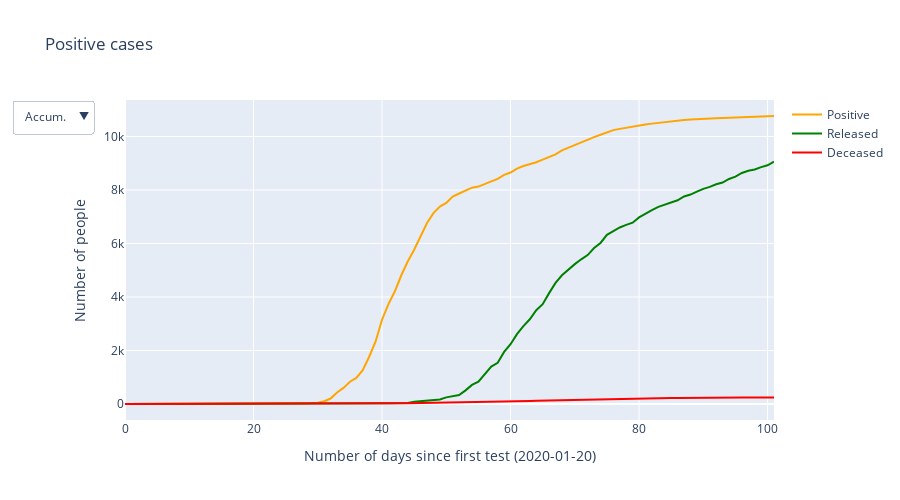

Notebook source saved alongside this figure:
### Markdown cell above
Okay, let's talk about what can be seen by the plot above:
* Right before day 40, it seems as if the government started to do some mass testing on the population. Can you see how the numbers for daily tested show a jump?!
* Also, as expected, most people test negative, which is great news.

But what about those who tested positive? Let's look at those in more detail:

### Code cell
layout = go.Layout(
    title_text = "Positive cases",
    yaxis_title="Number of people",
    xaxis_title='Number of days since first test ({:})'.format(timedf.date.min().date()),
    width=900, 
    height=500, hovermode='x unified'
)

fig = go.Figure(layout=layout)

fig.add_trace(go.Scatter(x = timedf.days_since0, y = timedf.confirmed, name = "Positive",
                        line=dict(color='orange', width=2)))
fig.add_trace(go.Scatter(x = timedf.days_since0, y = timedf.released, name = "Released",
                        line=dict(color='green', width=2)))
fig.add_trace(go.Scatter(x = timedf.days_since0, y = timedf.deceased, name = "Deceased",
                        line=dict(color='red', width=2)))

fig.add_trace(go.Scatter(x = timedf.days_since0, y = timedf.conf_on_day, name = "Positive", visible = False,
                        line=dict(color='orange', width=2)))
fig.add_trace(go.Scatter(x = timedf.days_since0, y = timedf.rel_on_day, name = "Released", visible = False,
                        line=dict(color='green', width=2)))  
fig.add_trace(go.Scatter(x = timedf.days_since0, y = timedf.dec_on_day, name = "Deceased", visible = False,
                        line=dict(color='red', width=2)))   
    
fig.update_layout(
    updatemenus=[go.layout.Updatemenu(
        active=0,
        buttons=list(
            [dict(label = 'Accum.',
                  method = 'update',
                  args = [{'visible': [True, True, True, False, False, False]},
                          {'title': 'Cumulative positive cases',
                           'showlegend':True}]),
             dict(label = 'Daily',
                  method = 'update',
                  args = [{'visible': [False, False, False, True, True, True]},
                          {'title': 'Daily positive cases',
                           'showlegend':True}]),
            ])
        )
    ])

fig.show()

### Figure 1 — Plotly figure (JSON) as saved in the notebook; plotly's stock layout.template omitted (floating-point values rounded to 4 significant figures)
{"data": [{"line": {"color": "orange", "width": 2}, "name": "Positive", "type": "scatter", "x": [0, 1, 2, 3, 4, 5, 6, 7, 8, 9, 10, 11, 12, 13, 14, 15, 16, 17, 18, 19, 20, 21, 22, 23, 24, 25, 26, 27, 28, 29, 30, 31, 32, 33, 34, 35, 36, 37, 38, 39, 40, 41, 42, 43, 44, 45, 46, 47, 48, 49, 50, 51, 52, 53, 54, 55, 56, 57, 58, 59, 60, 61, 62, 63, 64, 65, 66, 67, 68, 69, 70, 71, 72, 73, 74, 75, 76, 77, 78, 79, 80, 81, 82, 83, 84, 85, 86, 87, 88, 89, 90, 91, 92, 93, 94, 95, 96, 97, 98, 99, 100, 101], "y": [1, 1, 1, 1, 2, 2, 3, 4, 4, 4, 6, 11, 12, 15, 15, 16, 18, 23, 24, 24, 27, 27, 28, 28, 28, 28, 28, 29, 30, 31, 51, 104, 204, 433, 602, 833, 977, 1261, 1766, 2337, 3150, 3736, 4212, 4812, 5328, 5766, 6284, 6767, 7134, 7382, 7513, 7755, 7869, 7979, 8086, 8126, 8236, 8320, 8413, 8565, 8652, 8799, 8897, 8961, 9037, 9137, 9241, 9332, 9478, 9583, 9661, 9786, 9887, 9976, 10062, 10156, 10237, 10284, 10331, 10384, 10423, 10450, 10480, 10512, 10537, 10564, 10591, 10613, 10635, 10653, 10661, 10674, 10683, 10694, 10702, 10708, 10718, 10728, 10738, 10752, 10761, 10765]}, {"line": {"color": "green", "width": 2}, "name": "Released", "type": "scatter", "x": [0, 1, 2, 3, 4, 5, 6, 7, 8, 9, 10, 11, 12, 13, 14, 15, 16, 17, 18, 19, 20, 21, 22, 23, 24, 25, 26, 27, 28, 29, 30, 31, 32, 33, 34, 35, 36, 37, 38, 39, 40, 41, 42, 43, 44, 45, 46, 47, 48, 49, 50, 51, 52, 53, 54, 55, 56, 57, 58, 59, 60, 61, 62, 63, 64, 65, 66, 67, 68, 69, 70, 71, 72, 73, 74, 75, 76, 77, 78, 79, 80, 81, 82, 83, 84, 85, 86, 87, 88, 89, 90, 91, 92, 93, 94, 95, 96, 97, 98, 99, 100, 101], "y": [0, 0, 0, 0, 0, 0, 0, 0, 0, 0, 0, 0, 0, 0, 0, 0, 1, 2, 2, 2, 3, 4, 4, 7, 7, 7, 9, 9, 10, 12, 16, 16, 17, 18, 18, 24, 24, 24, 26, 27, 28, 30, 31, 34, 41, 88, 108, 118, 130, 166, 247, 288, 333, 510, 714, 834, 1137, 1401, 1540, 1947, 2233, 2612, 2909, 3166, 3507, 3730, 4144, 4528, 4811, 5033, 5228, 5408, 5567, 5828, 6021, 6325, 6463, 6598, 6694, 6776, 6973, 7117, 7243, 7368, 7447, 7534, 7616, 7757, 7829, 7937, 8042, 8114, 8213, 8277, 8411, 8501, 8635, 8717, 8764, 8854, 8922, 9059]}, {"line": {"color": "red", "width": 2}, "name": "Deceased", "type": "scatter", "x": [0, 1, 2, 3, 4, 5, 6, 7, 8, 9, 10, 11, 12, 13, 14, 15, 16, 17, 18, 19, 20, 21, 22, 23, 24, 25, 26, 27, 28, 29, 30, 31, 32, 33, 34, 35, 36, 37, 38, 39, 40, 41, 42, 43, 44, 45, 46, 47, 48, 49, 50, 51, 52, 53, 54, 55, 56, 57, 58, 59, 60, 61, 62, 63, 64, 65, 66, 67, 68, 69, 70, 71, 72, 73, 74, 75, 76, 77, 78, 79, 80, 81, 82, 83, 84, 85, 86, 87, 88, 89, 90, 91, 92, 93, 94, 95, 96, 97, 98, 99, 100, 101], "y": [0, 0, 0, 0, 0, 0, 0, 0, 0, 0, 0, 0, 0, 0, 0, 0, 0, 0, 0, 0, 0, 0, 0, 0, 0, 0, 0, 0, 0, 0, 0, 1, 2, 2, 6, 8, 12, 12, 13, 13, 17, 18, 22, 28, 32, 35, 42, 44, 50, 51, 54, 60, 66, 67, 72, 75, 75, 81, 84, 91, 94, 102, 104, 111, 120, 126, 131, 139, 144, 152, 158, 162, 165, 169, 174, 177, 183, 186, 192, 200, 204, 208, 211, 214, 217, 222, 225, 229, 230, 232, 234, 236, 237, 238, 240, 240, 240, 242, 243, 244, 246, 247]}, {"line": {"color": "orange", "width": 2}, "name": "Positive", "type": "scatter", "visible": false, "x": [0, 1, 2, 3, 4, 5, 6, 7, 8, 9, 10, 11, 12, 13, 14, 15, 16, 17, 18, 19, 20, 21, 22, 23, 24, 25, 26, 27, 28, 29, 30, 31, 32, 33, 34, 35, 36, 37, 38, 39, 40, 41, 42, 43, 44, 45, 46, 47, 48, 49, 50, 51, 52, 53, 54, 55, 56, 57, 58, 59, 60, 61, 62, 63, 64, 65, 66, 67, 68, 69, 70, 71, 72, 73, 74, 75, 76, 77, 78, 79, 80, 81, 82, 83, 84, 85, 86, 87, 88, 89, 90, 91, 92, 93, 94, 95, 96, 97, 98, 99, 100, 101], "y": [1, 0, 0, 0, 1, 0, 1, 1, 0, 0, 2, 5, 1, 3, 0, 1, 2, 5, 1, 0, 3, 0, 1, 0, 0, 0, 0, 1, 1, 1, 20, 53, 100, 229, 169, 231, 144, 284, 505, 571, 813, 586, 476, 600, 516, 438, 518, 483, 367, 248, 131, 242, 114, 110, 107, 40, 110, 84, 93, 152, 87, 147, 98, 64, 76, 100, 104, 91, 146, 105, 78, 125, 101, 89, 86, 94, 81, 47, 47, 53, 39, 27, 30, 32, 25, 27, 27, 22, 22, 18, 8, 13, 9, 11, 8, 6, 10, 10, 10, 14, 9, 4]}, {"line": {"color": "green", "width": 2}, "name": "Released", "type": "scatter", "visible": false, "x": [0, 1, 2, 3, 4, 5, 6, 7, 8, 9, 10, 11, 12, 13, 14, 15, 16, 17, 18, 19, 20, 21, 22, 23, 24, 25, 26, 27, 28, 29, 30, 31, 32, 33, 34, 35, 36, 37, 38, 39, 40, 41, 42, 43, 44, 45, 46, 47, 48, 49, 50, 51, 52, 53, 54, 55, 56, 57, 58, 59, 60, 61, 62, 63, 64, 65, 66, 67, 68, 69, 70, 71, 72, 73, 74, 75, 76, 77, 78, 79, 80, 81, 82, 83, 84, 85, 86, 87, 88, 89, 90, 91, 92, 93, 94, 95, 96, 97, 98, 99, 100, 101], "y": [0, 0, 0, 0, 0, 0, 0, 0, 0, 0, 0, 0, 0, 0, 0, 0, 1, 1, 0, 0, 1, 1, 0, 3, 0, 0, 2, 0, 1, 2, 4, 0, 1, 1, 0, 6, 0, 0, 2, 1, 1, 2, 1, 3, 7, 47, 20, 10, 12, 36, 81, 41, 45, 177, 204, 120, 303, 264, 139, 407, 286, 379, 297, 257, 341, 223, 414, 384, 283, 222, 195, 180, 159, 261, 193, 304, 138, 135, 96, 82, 197, 144, 126, 125, 79, 87, 82, 141, 72, 108, 105, 72, 99, 64, 134, 90, 134, 82, 47, 90, 68, 137]}, {"line": {"color": "red", "width": 2}, "name": "Deceased", "type": "scatter", "visible": false, "x": [0, 1, 2, 3, 4, 5, 6, 7, 8, 9, 10, 11, 12, 13, 14, 15, 16, 17, 18, 19, 20, 21, 22, 23, 24, 25, 26, 27, 28, 29, 30, 31, 32, 33, 34, 35, 36, 37, 38, 39, 40, 41, 42, 43, 44, 45, 46, 47, 48, 49, 50, 51, 52, 53, 54, 55, 56, 57, 58, 59, 60, 61, 62, 63, 64, 65, 66, 67, 68, 69, 70, 71, 72, 73, 74, 75, 76, 77, 78, 79, 80, 81, 82, 83, 84, 85, 86, 87, 88, 89, 90, 91, 92, 93, 94, 95, 96, 97, 98, 99, 100, 101], "y": [0, 0, 0, 0, 0, 0, 0, 0, 0, 0, 0, 0, 0, 0, 0, 0, 0, 0, 0, 0, 0, 0, 0, 0, 0, 0, 0, 0, 0, 0, 0, 1, 1, 0, 4, 2, 4, 0, 1, 0, 4, 1, 4, 6, 4, 3, 7, 2, 6, 1, 3, 6, 6, 1, 5, 3, 0, 6, 3, 7, 3, 8, 2, 7, 9, 6, 5, 8, 5, 8, 6, 4, 3, 4, 5, 3, 6, 3, 6, 8, 4, 4, 3, 3, 3, 5, 3, 4, 1, 2, 2, 2, 1, 1, 2, 0, 0, 2, 1, 1, 2, 1]}], "layout": {"height": 500, "hovermode": "x unified", "title": {"text": "Positive cases"}, "updatemenus": [{"active": 0, "buttons": [{"args": [{"visible": [true, true, true, false, false, false]}, {"showlegend": true, "title": "Cumulative positive cases"}], "label": "Accum.", "method": "update"}, {"args": [{"visible": [false, false, false, true, true, true]}, {"showlegend": true, "title": "Daily positive cases"}], "label": "Daily", "method": "update"}]}], "width": 900, "xaxis": {"title": {"text": "Number of days since first test (2020-01-20)"}}, "yaxis": {"title": {"text": "Number of people"}}}}
